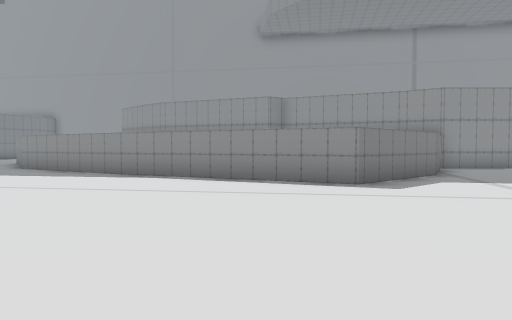
View 1 (above)

24 first-person views from a walk through a Unity game level. The camera is 1.3 m above the floor, tilts 2° down and sees 70° across. The floor is counted in squares, 2 m on a side. Each view is taken from the middle of a square. On the plan, view 1 faces up. The plan holds only what a view shows up to about 11 squares ahead; the rest is blank. The place goes on beyond the plan. The player is left out.

View 2
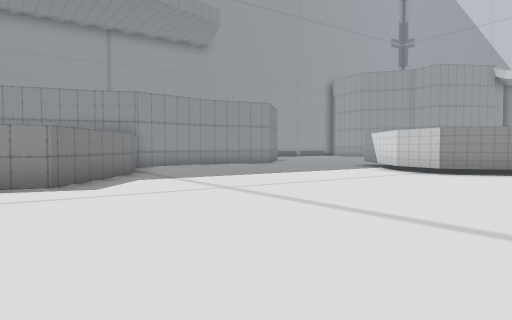

View 3
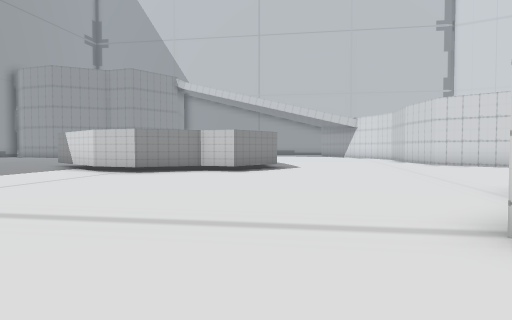

View 4
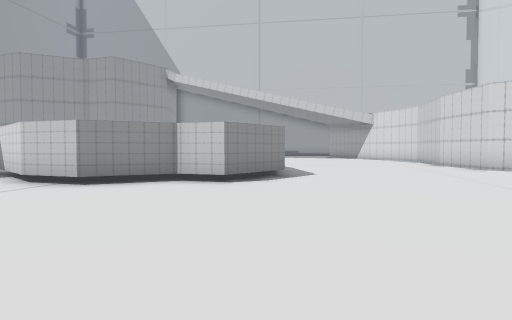

View 5
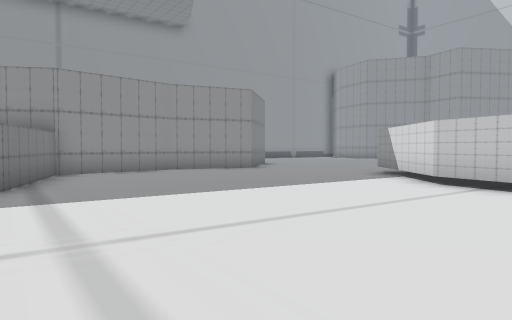

View 6
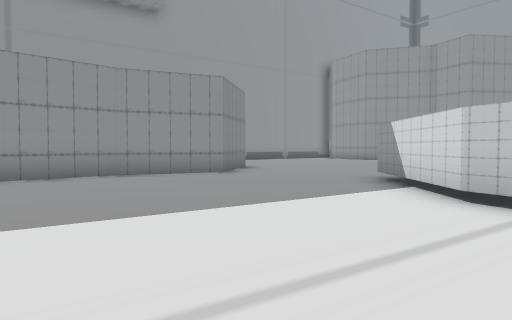

View 7
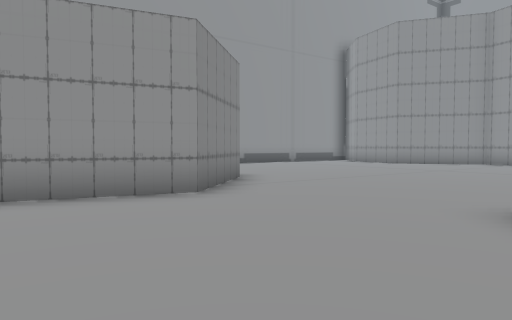

View 8
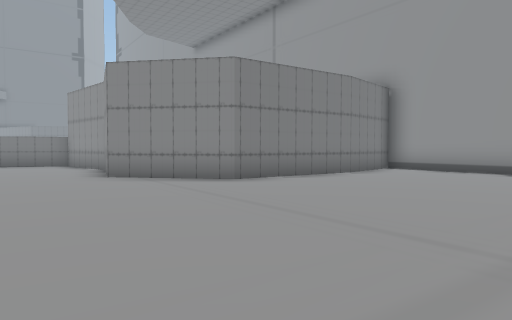

View 9
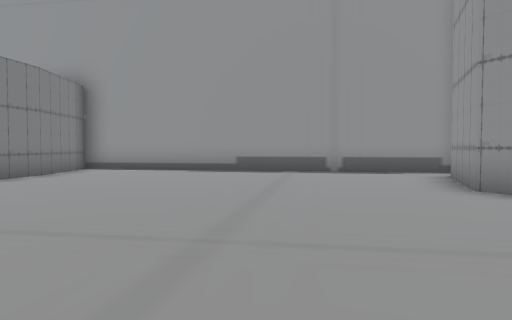

View 10
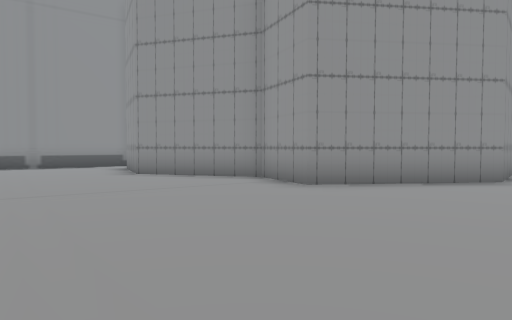

View 11
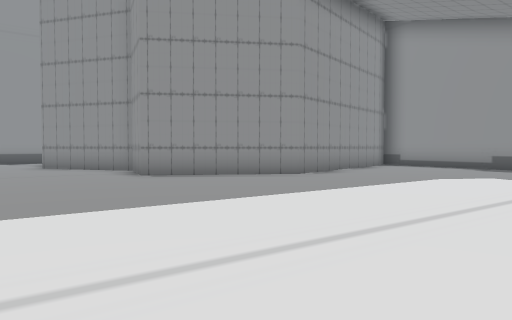

View 12
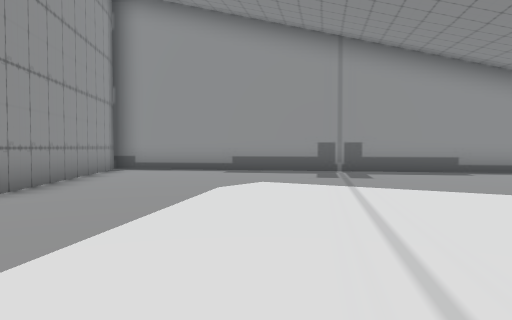

View 13
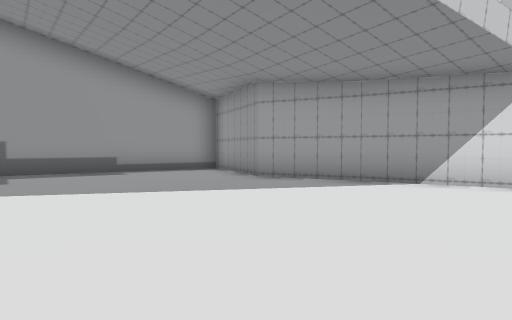

View 14
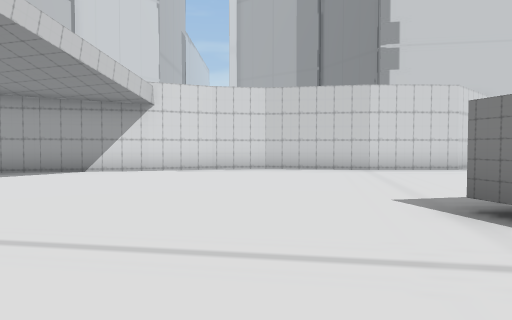

View 15
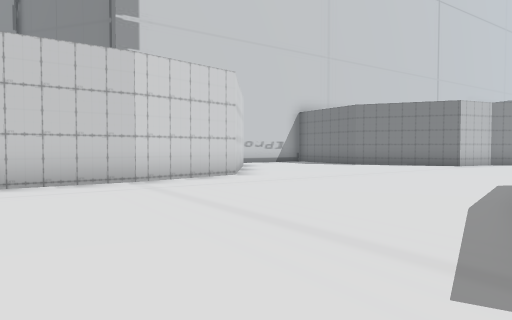

View 16
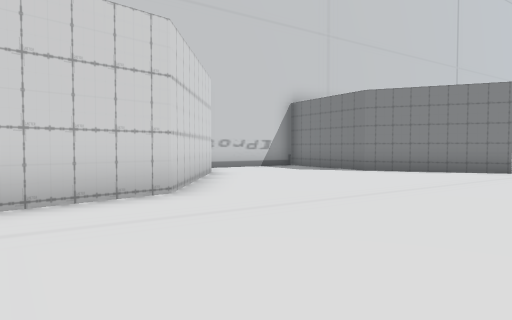

View 17
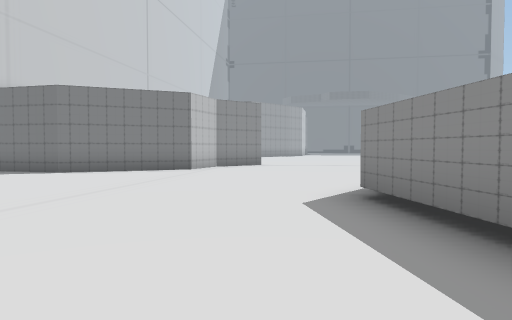

View 18
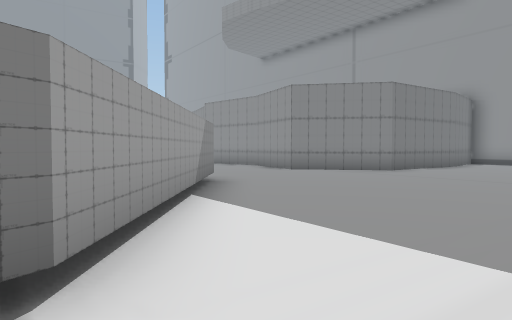

View 19
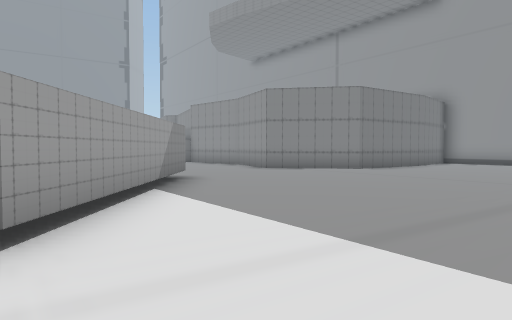

View 20
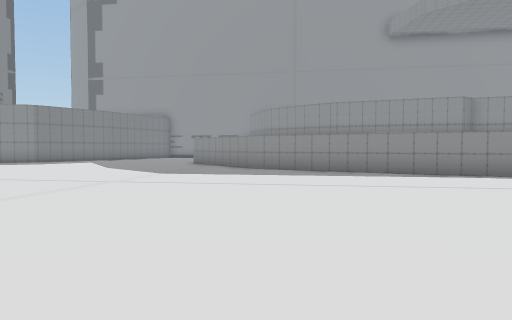

View 21
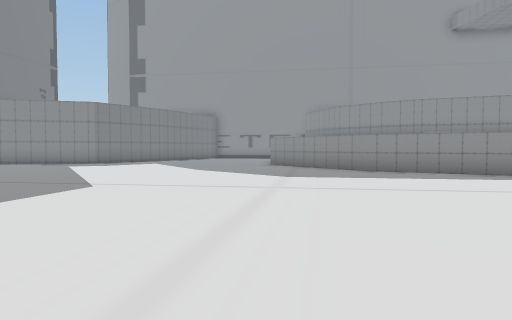

View 22
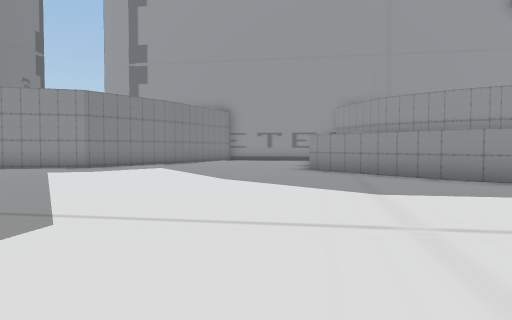

View 23
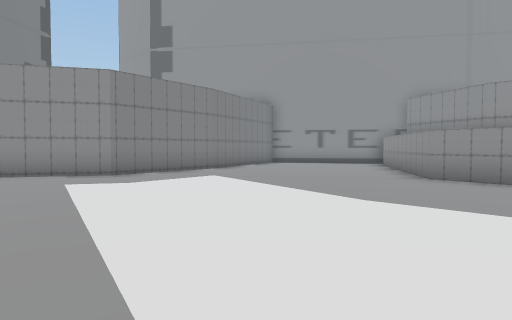

View 24
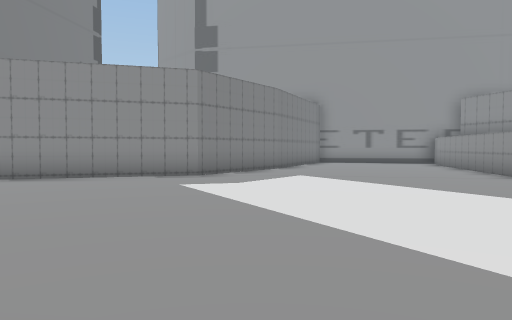

### Floor plan
Points are (right, up) in squares from view 1. A wall is a line through its corners. A room is listed if a view was taken in it or the views show most of it. See-through windows are left out.
Room 1 (views 1, 2, 3, 4, 5, 6, 7, 8, 9, 10, 11, 12, 13, 14, 15, 16, 17, 18, 19, 20, 21, 22, 23, 24)
walls: (5.2, -3.8) (6.6, -7.1) (6.1, -9); (13.7, -0.4) (11.3, -0.7) (9.7, 0.6) (10, 1.5) (9.2, 3.1) (9.7, 4.3) (12.2, 6.6) (16.3, 2.5) (16.9, 0.3); (-3.3, 8.8) (-7, 11) (-9.5, 14.5) (-8.8, 18); (14.1, 15.4) (13.4, 11.9) (11.1, 10.3) (8.8, 11.2) (5.7, 11.3) (4.2, 8.5) (1.8, 6.4) (-3.4, 8.8); (15.7, -6.4) (18.7, -6.9) (20.3, -6.7); (10.1, -9.5) (13.2, -6.5) (15.8, -6.4); (20.2, -6.7) (22, -5.9); (21.8, -6) (26.8, -4.9); (24, 16.2) (13.9, 18) (14.1, 15.3); (26.6, -4.8) (29.5, -6); (-14.3, 18.1) (-16.3, 15.4) (-19.6, 14.5); (31.3, 6.1) (26, 5.5) (23.1, 7.8) (23.7, 9.5) (22.2, 12.4) (23.1, 14.7); (30, -5.7) (31.3, 2.1)

Positions as (right, up) in squares from view 1, and headings:
1: (0, 0), facing up
2: (0, 0), facing up-right
3: (0, 0), facing right
4: (3, 0), facing right
5: (3, 2), facing up-right
6: (5, 3), facing up-right
7: (8, 6), facing up-right
8: (19, 7), facing up-left
9: (19, 7), facing up
10: (18, 4), facing up-right
11: (19, 0), facing up-right
12: (21, 2), facing right
13: (21, 1), facing down-right
14: (19, 4), facing down
15: (19, 0), facing down-left
16: (16, -2), facing down-left
17: (16, -2), facing left
18: (18, 2), facing up-left
19: (19, 2), facing up-left
20: (-7, 0), facing up
21: (-10, 1), facing up
22: (-11, 4), facing up
23: (-13, 7), facing up
24: (-15, 7), facing up
